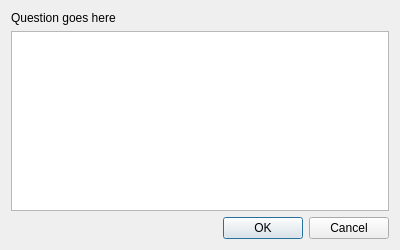
<?xml version="1.0" encoding="UTF-8"?>
<ui version="4.0">
 <class>QuestionDialog</class>
 <widget class="QDialog" name="QuestionDialog">
  <property name="geometry">
   <rect>
    <x>0</x>
    <y>0</y>
    <width>400</width>
    <height>250</height>
   </rect>
  </property>
  <property name="windowTitle">
   <string>Question</string>
  </property>
  <layout class="QVBoxLayout" name="verticalLayout">
   <item>
    <widget class="QLabel" name="labelQuestionText">
     <property name="text">
      <string>Question goes here</string>
     </property>
     <property name="wordWrap">
      <bool>true</bool>
     </property>
    </widget>
   </item>
   <item>
    <widget class="QListWidget" name="listOptions"/>
   </item>
   <item>
    <layout class="QHBoxLayout" name="horizontalLayoutButtons">
     <item>
      <spacer name="horizontalSpacer">
       <property name="orientation">
        <enum>Qt::Horizontal</enum>
       </property>
       <property name="sizeHint" stdset="0">
        <size>
         <width>40</width>
         <height>20</height>
        </size>
       </property>
      </spacer>
     </item>
     <item>
      <widget class="QPushButton" name="btnOk">
       <property name="text">
        <string>OK</string>
       </property>
       <property name="default">
        <bool>true</bool>
       </property>
      </widget>
     </item>
     <item>
      <widget class="QPushButton" name="btnCancel">
       <property name="text">
        <string>Cancel</string>
       </property>
      </widget>
     </item>
    </layout>
   </item>
  </layout>
 </widget>
 <resources/>
 <connections/>
</ui>
